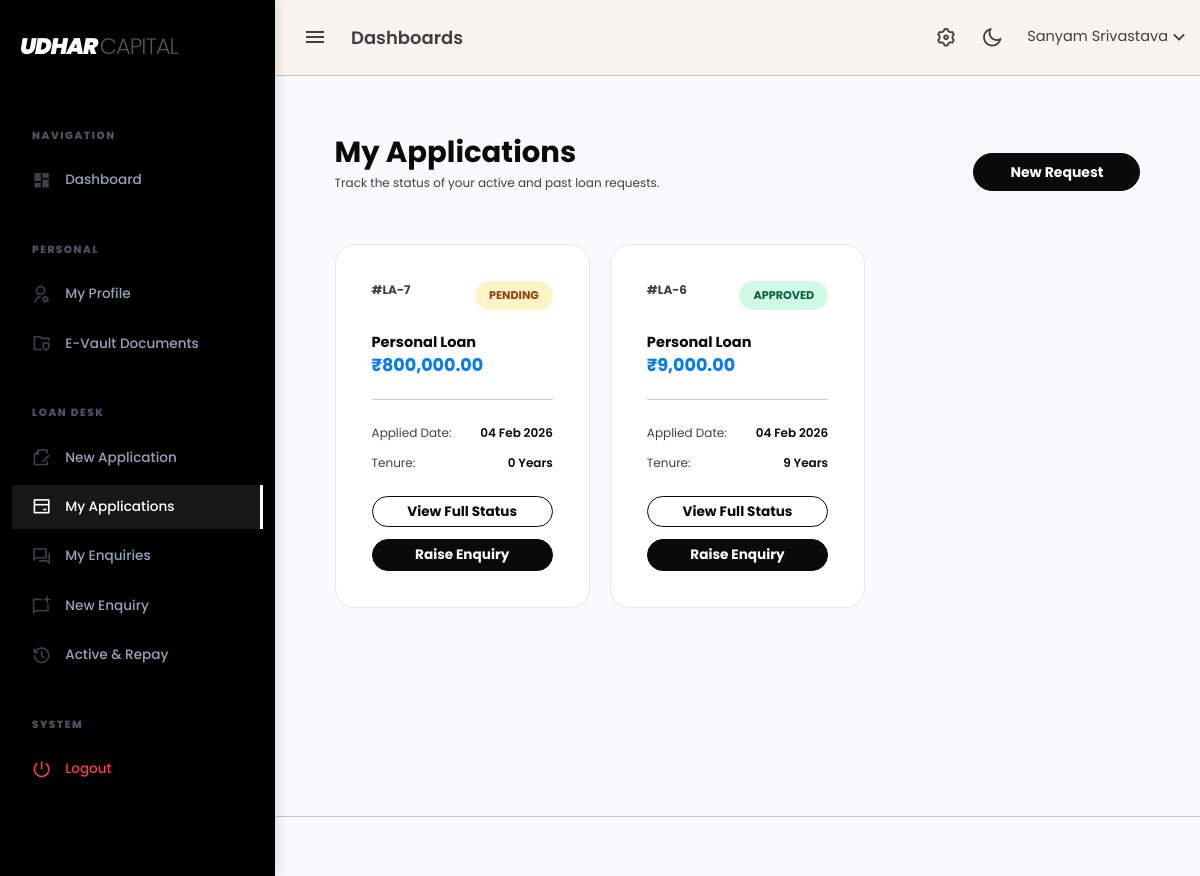
The app's page /customer/my-applications.php (signed in), older data.
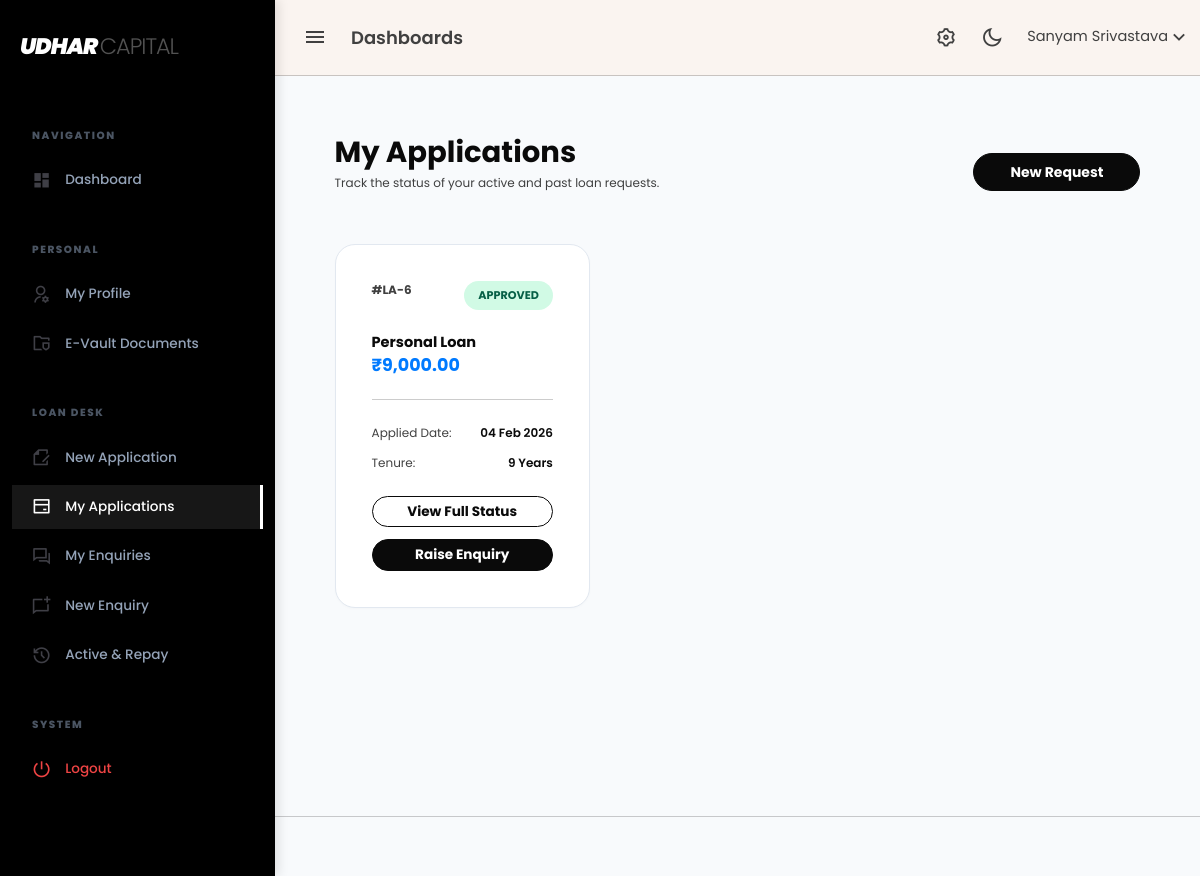
The same page, newer data.
### tables this page shows
CREATE TABLE `loan_applications` (
  `id` bigint(20) UNSIGNED NOT NULL,
  `customer_id` bigint(20) UNSIGNED NOT NULL,
  `service_id` bigint(20) UNSIGNED NOT NULL,
  `assigned_staff_id` bigint(20) UNSIGNED DEFAULT NULL,
  `assigned_by` bigint(20) UNSIGNED DEFAULT NULL,
  `assigned_at` timestamp NULL DEFAULT NULL,
  `interest_rate` decimal(5,2) NOT NULL DEFAULT 0.00,
  `requested_amount` decimal(15,2) NOT NULL,
  `tenure_years` int(11) NOT NULL,
  `emi_amount` decimal(15,2) NOT NULL,
  `status` enum('pending','approved','rejected','disbursed') DEFAULT 'pending',
  `created_at` timestamp NOT NULL DEFAULT current_timestamp(),
  `rejection_note` text DEFAULT NULL
);

CREATE TABLE `services` (
  `id` bigint(20) UNSIGNED NOT NULL,
  `category_id` bigint(20) UNSIGNED NOT NULL,
  `sub_category_id` bigint(20) UNSIGNED NOT NULL,
  `service_name` varchar(255) NOT NULL,
  `title` varchar(255) NOT NULL,
  `slug` varchar(255) NOT NULL,
  `short_description` text DEFAULT NULL,
  `long_description` longtext DEFAULT NULL,
  `hero_image` varchar(255) DEFAULT NULL,
  `created_at` timestamp NULL DEFAULT current_timestamp(),
  `updated_at` timestamp NULL DEFAULT current_timestamp() ON UPDATE current_timestamp()
);

### customer/my-applications.php (the view, shortened to what this page needs)
<?php
include 'header.php';
$customer_id = $_SESSION['customer_id'];
$query = "SELECT la.*, s.service_name, s.sub_category_id
          FROM loan_applications la
          JOIN services s ON la.service_id = s.id
          WHERE la.customer_id = $customer_id
          ORDER BY la.created_at DESC";
$result = mysqli_query($conn, $query);
include 'topbar.php';
include 'sidebar.php';
?>
<div class="content-page">
    <div class="container-fluid pt-4">
        <div class="row justify-content-center">
            <div class="col-lg-11">
                <div class="d-flex justify-content-between align-items-center mb-4">
                    <div>
                        <h2 class="fw-bold text-dark mb-1">My Applications</h2>
                        <p class="text-muted small">Track the status of your active and past loan requests.</p>
                    </div>
                    <a href="../apply-loan.php" class="btn btn-dark rounded-pill px-4 fw-bold">New Request</a>
                </div>
                <div class="row">
                    <?php if(mysqli_num_rows($result) > 0): ?>
                        <?php while($row = mysqli_fetch_assoc($result)): ?>
                            <div class="col-md-6 col-xl-4 mb-4">
                                <div class="card-modern p-4">
                                    <div class="d-flex justify-content-between align-items-start mb-3">
                                        <span class="text-muted small fw-bold">#LA-<?= $row['id'] ?></span>
                                        <span class="status-badge bg-<?= $row['status'] ?>"><?= $row['status'] ?></span>
                                    </div>
                                    <h5 class="fw-bold text-dark mb-1"><?= htmlspecialchars($row['service_name']) ?></h5>
                                    <h4 class="fw-bold text-primary mb-3">₹<?= number_format($row['requested_amount'], 2) ?></h4>
                                    <div class="border-top pt-3 mt-3">
                                        <div class="d-flex justify-content-between small text-muted mb-2">
                                            <span>Applied Date:</span>
                                            <span class="text-dark fw-semibold"><?= date('d M Y', strtotime($row['created_at'])) ?></span>
                                        </div>
                                        <div class="d-flex justify-content-between small text-muted mb-3">
                                            <span>Tenure:</span>
                                            <span class="text-dark fw-semibold"><?= $row['tenure_years'] ?> Years</span>
                                        </div>
                                        <a href="view-application-detail.php?id=<?= $row['id'] ?>" class="btn btn-outline-dark btn-sm w-100 fw-bold rounded-pill mb-2">View Full Status</a>
                                        <a href="enquiry_add.php?loan_type=<?= (int)$row['sub_category_id'] ?>" class="btn btn-dark btn-sm w-100 fw-bold rounded-pill">Raise Enquiry</a>
                                    </div>
                                </div>
                            </div>
                        <?php endwhile; ?>
                    <?php endif; ?>
                </div>
            </div>
        </div>
    </div>
</div>
<?php include 'footer.php'; ?>

### customer/header.php (shortened to what this page needs)
<!DOCTYPE html>
<html lang="en">
<head>
	<link rel="stylesheet" href="assets/vendor/daterangepicker/daterangepicker.css">
	<link rel="stylesheet" href="assets/vendor/admin-resources/jquery.vectormap/jquery-jvectormap-1.2.2.css">
	<link href="assets/css/app.min.css" rel="stylesheet" type="text/css" id="app-style" />
	<link href="assets/css/icons.min.css" rel="stylesheet" type="text/css" />
    <link rel="stylesheet" href="https://cdnjs.cloudflare.com/ajax/libs/font-awesome/6.4.2/css/all.min.css">
</head>
<body>
	<div class="wrapper">

### customer/topbar.php (shortened to what this page needs)
<div class="navbar-custom">
    <div class="topbar container-fluid">
        <div class="d-flex align-items-center gap-1">
            <button class="button-toggle-menu">
                <i class="mdi mdi-menu"></i>
            </button>
            <h4 class="page-title d-none d-sm-block">Dashboards</h4>
        </div>
        <ul class="topbar-menu d-flex align-items-center gap-3">
            <li class="d-none d-sm-inline-block">
                <a class="nav-link" data-bs-toggle="offcanvas" href="#theme-settings-offcanvas">
                    <span class="ri-settings-3-line fs-22"></span>
                </a>
            </li>
            <li class="d-none d-sm-inline-block">
                <div class="nav-link" id="light-dark-mode">
                    <i class="ri-moon-line fs-22"></i>
                </div>
            </li>
            <li class="dropdown">
                <a class="nav-link dropdown-toggle arrow-none nav-user" data-bs-toggle="dropdown" href="#" role="button" aria-haspopup="false" aria-expanded="false">
                    <span class="d-lg-block d-none">
                        <h5 class="my-0 fw-normal"> <?php echo   $_SESSION['customer_name'] ?? 'Customer' ?><i class="ri-arrow-down-s-line fs-22 d-none d-sm-inline-block align-middle"></i></h5>
                    </span>
                </a>
            </li>
        </ul>
    </div>
</div>

### customer/sidebar.php (shortened to what this page needs)
<?php
$current_page = basename($_SERVER['PHP_SELF']);
?>
<div class="leftside-menu">
    <a href="dashboard.php" class="logo-lg">
        <span class="logo-text">UDHAR <span class="logo-sub">CAPITAL</span></span>
    </a>
    <div data-simplebar class="h-100">
        <ul class="side-nav">
            <li class="side-nav-title">Navigation</li>
            <li class="side-nav-item <?= ($current_page == 'dashboard.php') ? 'active' : '' ?>">
                <a href="dashboard.php" class="side-nav-link">
                    <i class="ri-dashboard-fill"></i>
                    <span>Dashboard</span>
                </a>
            </li>
            <li class="side-nav-title">Personal</li>
            <li class="side-nav-item <?= ($current_page == 'profile.php') ? 'active' : '' ?>">
                <a href="profile.php" class="side-nav-link">
                    <i class="ri-user-settings-line"></i>
                    <span>My Profile</span>
                </a>
            </li>
            <li class="side-nav-item <?= ($current_page == 'documents.php') ? 'active' : '' ?>">
                <a href="documents.php" class="side-nav-link">
                    <i class="ri-folder-shield-2-line"></i>
                    <span>E-Vault Documents</span>
                </a>
            </li>
            <li class="side-nav-title">Loan Desk</li>
            <li class="side-nav-item <?= ($current_page == 'loan-application.php' || $current_page == 'apply-loan.php') ? 'active' : '' ?>">
                <a href="../apply-loan.php" class="side-nav-link">
                    <i class="ri-file-edit-line"></i>
                    <span>New Application</span>
                </a>
            </li>
            <li class="side-nav-item <?= ($current_page == 'my-applications.php' || $current_page == 'view-application-detail.php') ? 'active' : '' ?>">
                <a href="my-applications.php" class="side-nav-link">
                    <i class="ri-bank-card-line"></i>
                    <span>My Applications</span>
                </a>
            </li>
            <li class="side-nav-item <?= ($current_page == 'enquiries.php' || $current_page == 'enquiry_view.php') ? 'active' : '' ?>">
                <a href="enquiries.php" class="side-nav-link">
                    <i class="ri-question-answer-line"></i>
                    <span>My Enquiries</span>
                </a>
            </li>
            <li class="side-nav-item <?= ($current_page == 'enquiry_add.php') ? 'active' : '' ?>">
                <a href="enquiry_add.php" class="side-nav-link">
                    <i class="ri-chat-new-line"></i>
                    <span>New Enquiry</span>
                </a>
            </li>
            <li class="side-nav-item <?= ($current_page == 'repayments.php') ? 'active' : '' ?>">
                <a href="repayments.php" class="side-nav-link">
                    <i class="ri-history-line"></i>
                    <span>Active & Repay</span>
                </a>
            </li>
            <li class="side-nav-title">System</li>
            <li class="side-nav-item">
                <a href="db/auth-logout.php" class="side-nav-link" style="color: #ef4444 !important;">
                    <i class="ri-shut-down-line" style="color: #ef4444 !important;"></i>
                    <span>Logout</span>
                </a>
            </li>
        </ul>
    </div>
</div>

### customer/footer.php (shortened to what this page needs)
				<footer class="footer">
				</footer>
			</div>
</body>
</html>

### customer/sidebar.php (style rules this page uses)
:root { --nav-bg: #000000; --nav-text: #94a3b8; --nav-active: #ffffff; --nav-hover-bg: #171717; }
.leftside-menu { background: var(--nav-bg) !important; box-shadow: 4px 0 10px rgba(0,0,0,0.1); width: 260px; }
.side-nav-title { color: #4b5563 !important; font-size: 0.65rem !important; text-transform: uppercase !important; letter-spacing: 0.15em !important; font-weight: 800 !important; padding: 24px 20px 10px !important; }
.side-nav-link { color: var(--nav-text) !important; font-weight: 500 !important; font-size: 0.85rem !important; padding: 12px 20px !important; transition: all 0.3s ease !important; display: flex !important; align-items: center !important; text-decoration: none !important; }
.side-nav-link i { font-size: 1.2rem !important; margin-right: 14px !important; color: #3f3f46 !important; transition: color 0.3s ease; }
.side-nav-item.active .side-nav-link { color: var(--nav-active) !important; background: var(--nav-hover-bg); border-right: 3px solid #ffffff; }
.side-nav-item.active i { color: #ffffff !important; }
.logo-lg { padding: 30px 20px; display: block; text-decoration: none; }
.logo-text { color: white; font-weight: 900; font-size: 1.4rem; letter-spacing: -1px; font-style: italic; }
.logo-sub { color: #525252; font-weight: 300; font-style: normal; }

### customer/my-applications.php (style rules this page uses)
:root { --slate-900: #0f172a; --slate-600: #475569; --slate-200: #e2e8f0; }
.content-page { background-color: #f8fafc; min-height: 100vh; }
.card-modern { border: 1px solid var(--slate-200); border-radius: 20px; background: #fff; box-shadow: 0 1px 3px rgba(0,0,0,0.02); transition: 0.3s; }
.status-badge { padding: 6px 14px; border-radius: 50px; font-size: 0.7rem; font-weight: 700; text-transform: uppercase; }
.bg-approved { background: #d1fae5; color: #065f46; }
.bg-pending { background: #fef3c7; color: #92400e; }

Row changes from the older to the newer data that the page shows:
removed loan_applications: id "7", status "PENDING", service.service_name "Personal Loan", requested_amount "800,000.00", created_at "04 Feb 2026", tenure_years "0"
